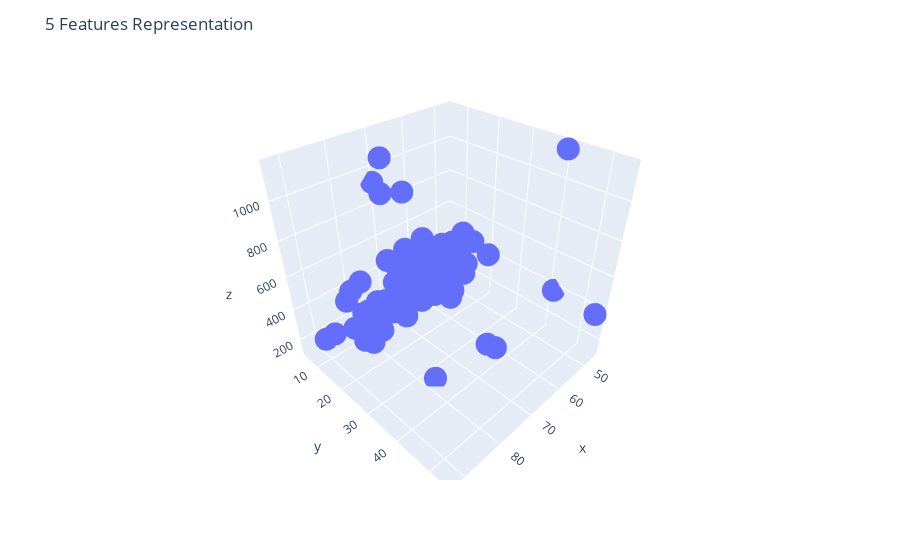

The cell this chart's notebook holds for it:
### Code cell
fig2 = px.scatter_3d(X_CR, x=X_CR.iloc[:,1], y=X_CR.iloc[:,2],z=X_CR.iloc[:,3])#size="amount_spent")
fig2.update_layout(title="5 Features Representation")
fig2.show()
